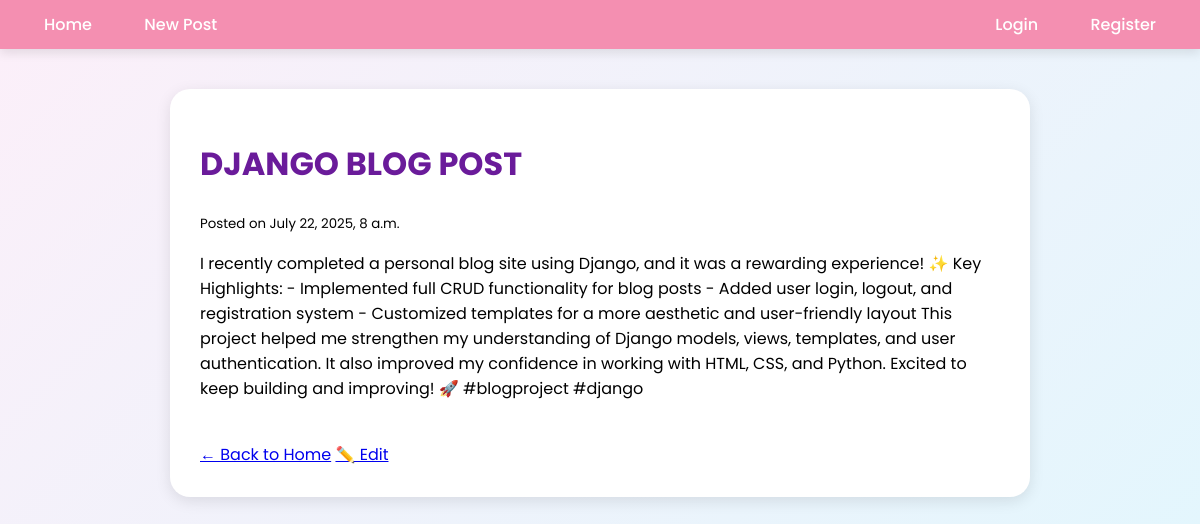
The app's page /post/2/ with its own data.
### blog/models.py (models this page shows, shortened)
class BlogPost(models.Model):
    title = models.CharField(max_length=200)
    content = models.TextField()
    date_posted = models.DateTimeField(default=timezone.now)

### blog/views.py (the view)
# urls.py: path('post/<int:post_id>/', views.post_detail, name='post-detail'),
def post_detail(request, post_id):
    post = get_object_or_404(BlogPost, id=post_id)
    return render(request, 'blog/post_detail.html', {'post': post})

### blog/templates/blog/post_detail.html (shortened to what this page needs)
{% extends "blog/base.html" %}
{% block content %}
    <h1>{{ post.title }}</h1>
    <small>Posted on {{ post.date_posted }}</small>
    <p>{{ post.content }}</p>
    <br>
    <a href="{% url 'blog-home' %}">← Back to Home</a>
    <a href="{% url 'post-edit' post.id %}">✏️ Edit</a>
{% endblock %}

### blog/templates/blog/base.html (style rules this page uses)
body { font-family: 'Poppins', sans-serif; margin: 0; padding: 0; background: linear-gradient(135deg, #fceff9, #e3f6fd); }
h1, h2, h3 { color: #6a1b9a; }

### records on screen
BlogPost: title "DJANGO BLOG POST", date_posted "July 22, 2025, 8 a.m.", content "I recently completed a personal blog site using Django, and it was a rewarding experience! ✨ Key Highlights: - Implemented full CRUD functionality for blog posts - Added user login, logout, and registration system - Customized templates for a more aesthetic and user-friendly layout This project helped me strengthen my understanding of Django models, views, templates, and user authentication. It also improved my confidence in working with HTML, CSS, and Python. Excited to keep building and improving! 🚀 #blogproject #django"
